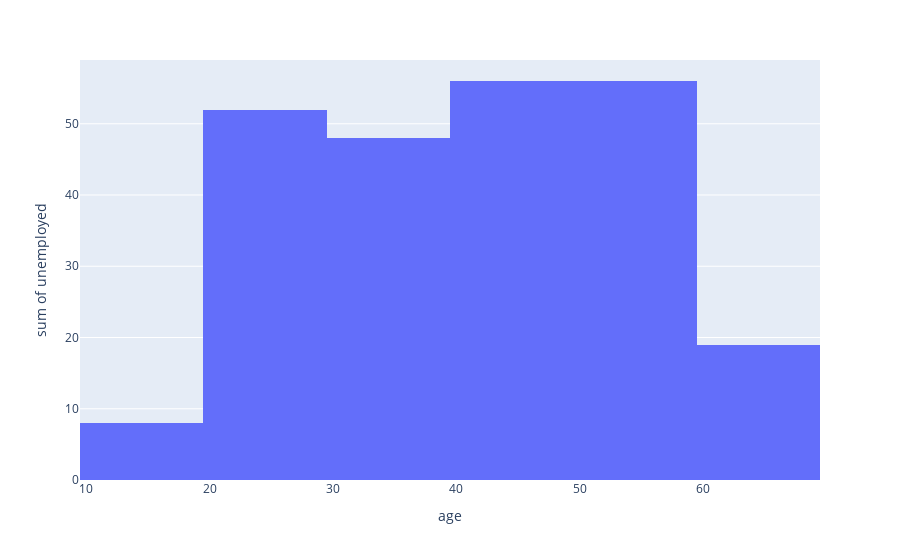

The cell this chart's notebook holds for it:
### Markdown cell above
### Were older employeed more probable to be unemployed after the financial crisis in 2008/2009?

### Code cell
fig = px.histogram(employment, x="age", y="unemployed", nbins=5)
fig.show()

### Figure 1 — Plotly figure (JSON) as saved in the notebook; plotly's stock layout.template omitted (floating-point values rounded to 4 significant figures; data arrays with more than 128 entries replaced by an {"elided": "..."} marker saying what was removed)
{"data": [{"alignmentgroup": "True", "bingroup": "x", "histfunc": "sum", "hovertemplate": "age=%{x}<br>sum of unemployed=%{y}<extra></extra>", "legendgroup": "", "marker": {"color": "#636efa", "pattern": {"shape": ""}}, "name": "", "nbinsx": 5, "offsetgroup": "", "orientation": "v", "showlegend": false, "type": "histogram", "x": {"elided": "4977 int values"}, "xaxis": "x", "y": {"elided": "4977 int values"}, "yaxis": "y"}], "layout": {"barmode": "relative", "legend": {"tracegroupgap": 0}, "margin": {"t": 60}, "xaxis": {"anchor": "y", "domain": [0, 1], "title": {"text": "age"}}, "yaxis": {"anchor": "x", "domain": [0, 1], "title": {"text": "sum of unemployed"}}}}
